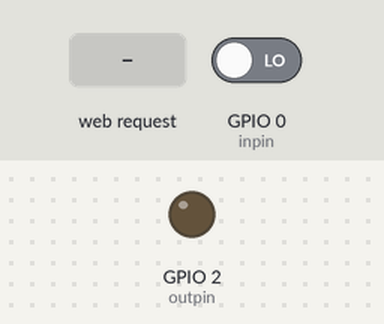
Simulated run of this sketch. Board: ESP8266 (NodeMCU). On the bench: output pins drawn as LEDs (lit = HIGH). Dashed ring = blinking. The test bench sets the inputs (shaded band); at power-on: GPIO 0 (inpin) LOW. WiFi joins after 1.5 s; servers stay silent unless stated; a WiFi scan finds three made-up networks; EEPROM starts erased; what the sketch prints to the serial monitor is not drawn.

Above: at 3.7 s.
3.8 s: GPIO 0 (inpin) driven HIGH
At 5.0 s:
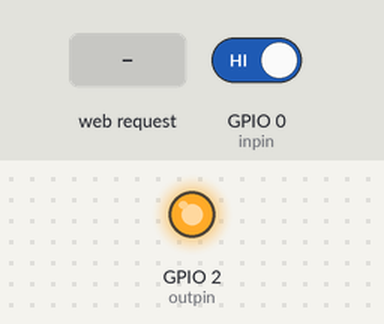
7.3 s: HTTP request GET /saveconfig received
At 9.3 s:
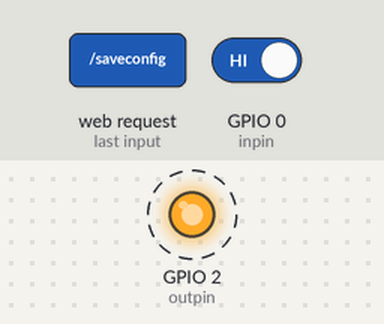
10.8 s: HTTP request GET /scan received
Timing chart, 0 to 22.0 s (numbered marks = the images above; inputs shaded):
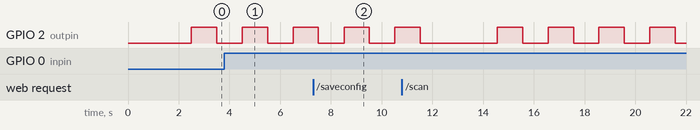

Measured:
- by itself, GPIO 2 (outpin): repeats every 2.0 s: HIGH 1.0 s, LOW 1.0 s

The sketch:

AccessPointSalas.ino
```cpp
#include <ESP8266WiFi.h>
#include <WiFiClient.h>
#include <ESP8266WebServer.h>
#include <EEPROM.h>

const char *ssid = "FueraDeMiPantano>:v";
const char *password = "";

char mySSID[50];
char myPASS[50];


ESP8266WebServer server(80);
WiFiClient espClient;


//---------------------------------------------HTML------

String index_html = {"<!DOCTYPE html>\n"
"<html>\n"
"<body>\n"
"\n"
"<form>\n"
"\n"
"<h1> Configuration Parameters </h1>\n"
"\n"
"</body>\n"
"</html>\n"
"\n"
"\n"
"<form action= \"save_config\" method = \"get\">\n"
"\n"
"SSID: <br> \n"
"<input class = \"input\" name = \"mySSID\" type = \"text\" value = \"Centraal-Comunidad\">\n"
"<br><br>\n"
"Password:<br> \n"
"<input class = \"input\" name = \"myPASS\" type = \"password\" value = \"hoyemprendo\">\n"
"<br><br>\n"
"<input type = \"submit\" value = \"Save\">\n"
"<input type = \"reset\" value = \"Reset\"><br><br>\n"
"\n"
"</form>\n"
"URL: <br>\n"
"<input type=\"url\">\n"
"<br><br>\n"
"Host: <br>\n"
"<input type=\"text\">\n"
"<br><br>\n"
"\n"
"<a href = \"scan\"><button class = \"boton\"> Scan</button></a>\n"
"\n"
"\n"
"</body>"};
String msg = "";

//--------------------------------------------VARIABLES-----

int inpin = 0;
int outpin = 2;


void setup() {

  pinMode(outpin, OUTPUT);
  pinMode(inpin, INPUT);

	delay(1000);
	Serial.begin(115200);
  EEPROM.begin(4096);

	Serial.println();

  setup_WiFi();

  read(0).toCharArray(mySSID, 50);
  read(50).toCharArray(myPASS, 50);

}

void loop() {
	server.handleClient();
  if(digitalRead(inpin) == 1){
    config_mode();
  }
  else {
    Serial.print(".");
  }
    digitalWrite(outpin, HIGH);
    delay(1000);
    digitalWrite(outpin, LOW);
    delay(1000);
}

//------------------------WEB PAGE-----------------------

void config_page() {

  server.send(200, "text/html", index_html + msg);
}

//----------------------Configuration Mode------------

void config_mode () {
  Serial.println("");
  Serial.print("Configuring access point...");

	WiFi.softAP(ssid, password);

	IPAddress myIP = WiFi.softAPIP();
	Serial.print("AP IP address: ");
	Serial.println(myIP);

  server.on("/",[](){server.send(200,"text/plain","Hola prro >:v");});
  server.on("/config", config_page);

  server.on("/saveconfig", save_config);
  server.on("/scan", scan);

	server.begin();
	Serial.println("HTTP server started");


}


//----------------------------------------SAVE CONFIGURATION-----------

void save_config() {

  Serial.println(server.arg("mySSID")); //Values recieved from GET petition in the formular
  record(0, server.arg("mySSID"));
  Serial.println(server.arg("myPASS"));
  record(50, server.arg("myPASS"));

  Serial.println("Saved configuration...");
  msg = "Saved configuration....";
  config_page();
}


//-----------------------Record in the EEPROM----------

void record(int addr, String a) {

  int size = a.length();
  char inchar[50];
  a.toCharArray(inchar, size+1);
  for(int i = 0; i < size; i++) {
    EEPROM.write(addr+i, inchar[i]);
  }
  for(int i = addr; i < 50; i++){
    EEPROM.write(addr+i, 255);
  }
  EEPROM.commit();
  Serial.println("done prro >:v");
}


//-----------------------Read in the EEPROM--------------

String read(int addr) {
  byte read_l;
  String strread;
  for (int i = addr; i < addr+50; i++) {
    read_l = EEPROM.read(i);
    if (read_l != 255) {
      strread += (char)read_l;
    }
  }
  return strread;
}


//----------------------------SCAN------------------------

void scan() {
  int n = WiFi.scanNetworks(); //return no. of scanned networks
  Serial.println("Scan finished");
  if (n == 0) {
    Serial.println("No Networks Found");
    msg = "No Networks Found";
  }
  else {
    Serial.print(n);
    Serial.println("Networks Found");
    msg = "";
    for (int i = 0; i < n; i++) {
      //Add to String "msg" network found info
      msg = (msg) + "<p>" + String(i+1) + ": " + WiFi.SSID(i) + " (" + WiFi.RSSI(i) + ") Ch:" +
      WiFi.channel(i) + " EncryptionType: " + WiFi.encryptionType(i) + "</p\r\n";
      delay(10);
    }
    Serial.println(msg);
    config_page();
  }
}


//---------------------------------SETUP WIFI-----------
void setup_WiFi() {
  WiFi.mode(WIFI_STA);
  WiFi.begin(mySSID, myPASS);
  while(WiFi.status()!=WL_CONNECTED){
        Serial.print("/");
        delay(500);
        }
        Serial.print("\r\n");
        Serial.print("IP Address\r\n");
        Serial.println(WiFi.localIP());


}
```
